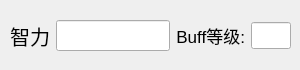
    <widget class="QWidget" name="tab1">
     <attribute name="title">
      <string>站街属性</string>
     </attribute>
     <widget class="QWidget" name="layoutWidget">
      <property name="geometry">
       <rect>
        <x>10</x>
        <y>10</y>
        <width>281</width>
        <height>51</height>
       </rect>
      </property>
      <layout class="QHBoxLayout" name="horizontalLayout_4">
       <item>
        <widget class="QLabel" name="label_3">
         <property name="font">
          <font>
           <pointsize>15</pointsize>
          </font>
         </property>
         <property name="text">
          <string>智力</string>
         </property>
         <property name="alignment">
          <set>Qt::AlignRight|Qt::AlignTrailing|Qt::AlignVCenter</set>
         </property>
        </widget>
       </item>
       <item>
        <widget class="QLineEdit" name="zj_zhili">
         <property name="font">
          <font>
           <pointsize>14</pointsize>
          </font>
         </property>
         <property name="inputMask">
          <string/>
         </property>
         <property name="alignment">
          <set>Qt::AlignCenter</set>
         </property>
        </widget>
       </item>
       <item>
        <widget class="QLabel" name="label_5">
         <property name="font">
          <font>
           <pointsize>13</pointsize>
          </font>
         </property>
         <property name="text">
          <string>Buff等级:</string>
         </property>
         <property name="textFormat">
          <enum>Qt::AutoText</enum>
         </property>
         <property name="scaledContents">
          <bool>true</bool>
         </property>
         <property name="alignment">
          <set>Qt::AlignRight|Qt::AlignTrailing|Qt::AlignVCenter</set>
         </property>
        </widget>
       </item>
       <item>
        <widget class="QLineEdit" name="zl_lv">
         <property name="minimumSize">
          <size>
           <width>40</width>
           <height>0</height>
          </size>
         </property>
         <property name="maximumSize">
          <size>
           <width>40</width>
           <height>16777215</height>
          </size>
         </property>
         <property name="font">
          <font>
           <pointsize>12</pointsize>
          </font>
         </property>
         <property name="alignment">
          <set>Qt::AlignCenter</set>
         </property>
        </widget>
       </item>
      </layout>
     </widget>
    </widget>
